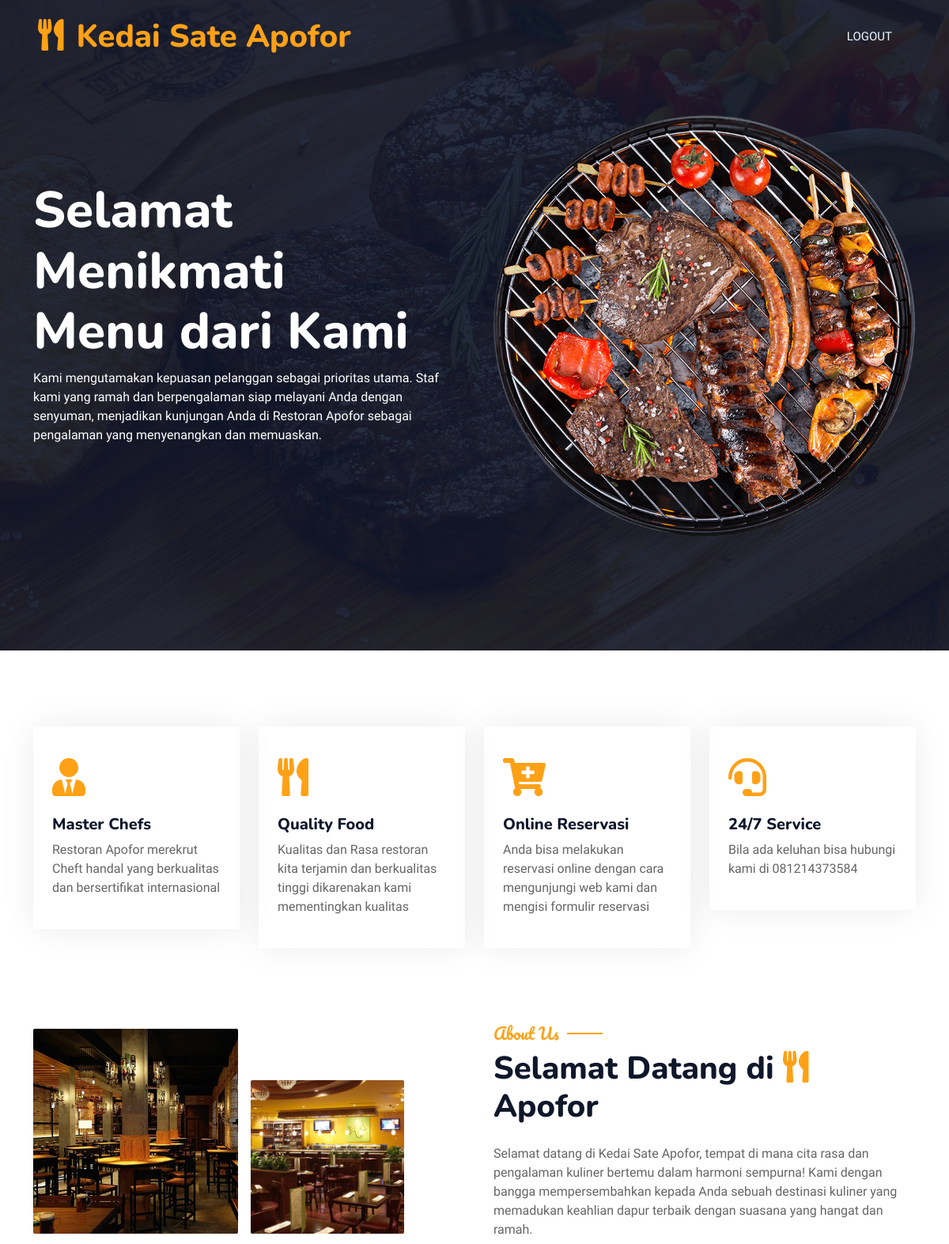
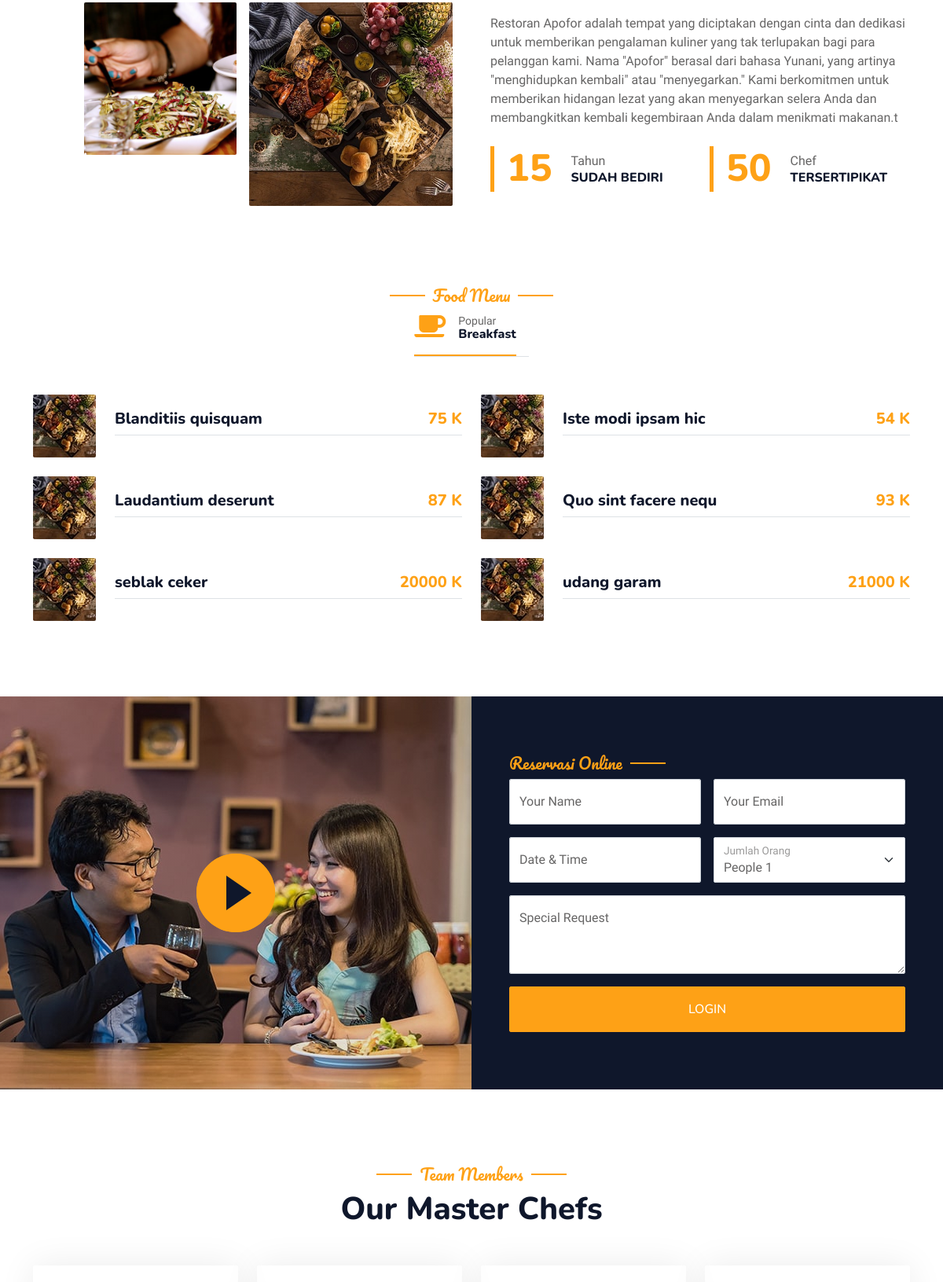
The page / (upper part) on the database its author committed (2 pictures, top to bottom).
### tables this page shows
CREATE TABLE `menu` (
  `id` int(50) NOT NULL,
  `nama_menu` varchar(255) NOT NULL,
  `harga` int(50) NOT NULL
);

### index.php (the view, shortened to what the rows shown need)
<?php
$conn =mysqli_connect("localhost","root", "", "restorantubes") or die("Gagal koneksi ke Database");
 ?>
<!DOCTYPE html>
<html lang="en">
<head>
    <link href="https://cdnjs.cloudflare.com/ajax/libs/font-awesome/5.10.0/css/all.min.css" rel="stylesheet">
    <link href="https://cdn.jsdelivr.net/npm/bootstrap-icons@1.4.1/font/bootstrap-icons.css" rel="stylesheet">
    <link href="lib/animate/animate.min.css" rel="stylesheet">
    <link href="lib/owlcarousel/assets/owl.carousel.min.css" rel="stylesheet">
    <link href="lib/tempusdominus/css/tempusdominus-bootstrap-4.min.css" rel="stylesheet" />
    <link href="css/bootstrap.min.css" rel="stylesheet">
    <link href="css/style.css" rel="stylesheet">
</head>
<body>
    <div class="container-xxl bg-white p-0">
        <div class="container-xxl position-relative p-0">
            <nav class="navbar navbar-expand-lg navbar-dark bg-dark px-4 px-lg-5 py-3 py-lg-0">
                <a href="" class="navbar-brand p-0">
                    <h1 class="text-primary m-0"><i class="fa fa-utensils me-3"></i>Kedai Sate Apofor</h1>
                </a>
            </nav>
            <div class="container-xxl py-5 bg-dark hero-header mb-5">
                <div class="container my-5 py-5">
                    <div class="row align-items-center g-5">
                        <div class="col-lg-6 text-center text-lg-start">
                            <h1 class="display-3 text-white animated slideInLeft">Selamat Menikmati<br>Menu dari Kami</h1>
                        </div>
                    </div>
                </div>
            </div>
        </div>
        <div class="container-xxl py-5">
            <div class="container">
                <div class="row g-5 align-items-center">
                    <div class="col-lg-6">
                        <h1 class="mb-4">Selamat Datang di <i class="fa fa-utensils text-primary me-2"></i>Apofor</h1>
                        <div class="row g-4 mb-4">
                            <div class="col-sm-6">
                                <div class="d-flex align-items-center border-start border-5 border-primary px-3">
                                    <h1 class="flex-shrink-0 display-5 text-primary mb-0" data-toggle="counter-up">15</h1>
                                </div>
                            </div>
                            <div class="col-sm-6">
                                <div class="d-flex align-items-center border-start border-5 border-primary px-3">
                                    <h1 class="flex-shrink-0 display-5 text-primary mb-0" data-toggle="counter-up">50</h1>
                                </div>
                            </div>
                        </div>
                    </div>
                </div>
            </div>
        </div>
        <div class="container-xxl py-5">
            <div class="container">
                <div class="tab-class text-center wow fadeInUp" data-wow-delay="0.1s">
                    <div class="tab-content">
                        <div id="tab-1" class="tab-pane fade show p-0 active">
                            <div class="row g-4">
                                <?php
                                  $query = "SELECT * FROM menu ORDER BY nama_menu asc LIMIT 10";
                                  $data = mysqli_query($conn,$query) or die("Gagal query:".$query);
                                ?>
                                <?php while ($v=mysqli_fetch_array($data)):;?>
                                <div class="col-lg-6">
                                    <div class="d-flex align-items-center">
                                        <img class="flex-shrink-0 img-fluid rounded" src="img/menu-1.jpg" alt="" style="width: 80px;">
                                        <div class="w-100 d-flex flex-column text-start ps-4">
                                            <h5 class="d-flex justify-content-between border-bottom pb-2">
                                                <span><?php echo $v["nama_menu"];?></span>
                                                <span class="text-primary"><?php echo $v["harga"];?> K</span>
                                            </h5>
                                        </div>
                                    </div>
                                </div>
                                <?php endwhile;?>
                            </div>
                        </div>
                    </div>
                </div>
            </div>
        </div>
        <div class="container-xxl pt-5 pb-3">
            <div class="container">
                <div class="text-center wow fadeInUp" data-wow-delay="0.1s">
                    <h1 class="mb-5">Our Master Chefs</h1>
                </div>
            </div>
        </div>
        </div>
</body>
</html>

### rows shown on the page
menu: nama_menu "Blanditiis quisquam", harga "75"
menu: nama_menu "Iste modi ipsam hic", harga "54"
menu: nama_menu "Laudantium deserunt", harga "87"
menu: nama_menu "Quo sint facere nequ", harga "93"
menu: nama_menu "seblak ceker", harga "20000"
menu: nama_menu "udang garam", harga "21000"
